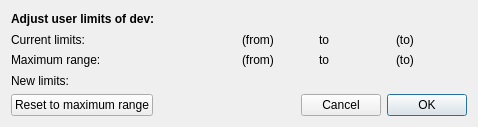
<?xml version="1.0" encoding="UTF-8"?>
<ui version="4.0">
 <class>Dialog</class>
 <widget class="QDialog" name="Dialog">
  <property name="geometry">
   <rect>
    <x>0</x>
    <y>0</y>
    <width>478</width>
    <height>127</height>
   </rect>
  </property>
  <property name="windowTitle">
   <string>Adjust limits</string>
  </property>
  <layout class="QGridLayout" name="gridLayout">
   <item row="0" column="0" colspan="2">
    <widget class="QLabel" name="descLabel">
     <property name="font">
      <font>
       <weight>75</weight>
       <bold>true</bold>
      </font>
     </property>
     <property name="text">
      <string>Adjust user limits of dev:</string>
     </property>
    </widget>
   </item>
   <item row="6" column="0" colspan="2">
    <layout class="QHBoxLayout" name="horizontalLayout_3">
     <item>
      <widget class="QPushButton" name="btn_reset">
       <property name="text">
        <string>Reset to maximum range</string>
       </property>
      </widget>
     </item>
     <item>
      <spacer name="horizontalSpacer">
       <property name="orientation">
        <enum>Qt::Horizontal</enum>
       </property>
       <property name="sizeHint" stdset="0">
        <size>
         <width>40</width>
         <height>20</height>
        </size>
       </property>
      </spacer>
     </item>
     <item>
      <widget class="QPushButton" name="btn_cancel">
       <property name="text">
        <string>Cancel</string>
       </property>
      </widget>
     </item>
     <item>
      <widget class="QPushButton" name="btn_ok">
       <property name="text">
        <string>OK</string>
       </property>
       <property name="default">
        <bool>true</bool>
       </property>
      </widget>
     </item>
    </layout>
   </item>
   <item row="5" column="0">
    <widget class="QLabel" name="label">
     <property name="text">
      <string>New limits:</string>
     </property>
    </widget>
   </item>
   <item row="5" column="1">
    <layout class="QHBoxLayout" name="targetLayout"/>
   </item>
   <item row="2" column="1">
    <widget class="QFrame" name="limitFrame_2">
     <property name="frameShape">
      <enum>QFrame::NoFrame</enum>
     </property>
     <property name="frameShadow">
      <enum>QFrame::Raised</enum>
     </property>
     <layout class="QHBoxLayout" name="horizontalLayout_3">
      <property name="margin">
       <number>0</number>
      </property>
      <item>
       <widget class="QLabel" name="limitMinAbs">
        <property name="text">
         <string>(from)</string>
        </property>
       </widget>
      </item>
      <item>
       <widget class="QLabel" name="label_8">
        <property name="text">
         <string>to</string>
        </property>
       </widget>
      </item>
      <item>
       <widget class="QLabel" name="limitMaxAbs">
        <property name="text">
         <string>(to)</string>
        </property>
       </widget>
      </item>
     </layout>
    </widget>
   </item>
   <item row="1" column="1">
    <widget class="QFrame" name="limitFrame">
     <property name="frameShape">
      <enum>QFrame::NoFrame</enum>
     </property>
     <property name="frameShadow">
      <enum>QFrame::Raised</enum>
     </property>
     <layout class="QHBoxLayout" name="horizontalLayout_2">
      <property name="margin">
       <number>0</number>
      </property>
      <item>
       <widget class="QLabel" name="limitMin">
        <property name="text">
         <string>(from)</string>
        </property>
       </widget>
      </item>
      <item>
       <widget class="QLabel" name="label_7">
        <property name="text">
         <string>to</string>
        </property>
       </widget>
      </item>
      <item>
       <widget class="QLabel" name="limitMax">
        <property name="text">
         <string>(to)</string>
        </property>
       </widget>
      </item>
     </layout>
    </widget>
   </item>
   <item row="1" column="0">
    <widget class="QLabel" name="label_4">
     <property name="text">
      <string>Current limits:</string>
     </property>
    </widget>
   </item>
   <item row="2" column="0">
    <widget class="QLabel" name="label_5">
     <property name="text">
      <string>Maximum range:</string>
     </property>
    </widget>
   </item>
  </layout>
 </widget>
 <resources/>
 <connections>
  <connection>
   <sender>btn_ok</sender>
   <signal>clicked()</signal>
   <receiver>Dialog</receiver>
   <slot>accept()</slot>
   <hints>
    <hint type="sourcelabel">
     <x>248</x>
     <y>254</y>
    </hint>
    <hint type="destinationlabel">
     <x>157</x>
     <y>274</y>
    </hint>
   </hints>
  </connection>
  <connection>
   <sender>btn_cancel</sender>
   <signal>clicked()</signal>
   <receiver>Dialog</receiver>
   <slot>reject()</slot>
   <hints>
    <hint type="sourcelabel">
     <x>316</x>
     <y>260</y>
    </hint>
    <hint type="destinationlabel">
     <x>286</x>
     <y>274</y>
    </hint>
   </hints>
  </connection>
 </connections>
</ui>
